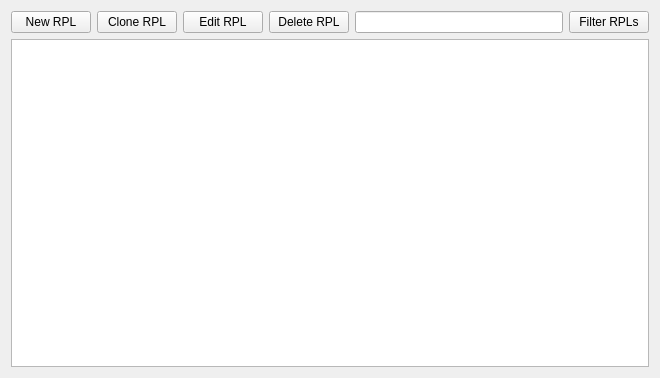
<?xml version="1.0" encoding="UTF-8"?>
<ui version="4.0">
 <class>RplBrowser</class>
 <widget class="QWidget" name="RplBrowser">
  <property name="geometry">
   <rect>
    <x>0</x>
    <y>0</y>
    <width>660</width>
    <height>378</height>
   </rect>
  </property>
  <property name="windowTitle">
   <string>RPL list</string>
  </property>
  <layout class="QGridLayout" name="gridLayout">
   <item row="0" column="0">
    <widget class="QPushButton" name="createButton">
     <property name="toolTip">
      <string>Create new RPL</string>
     </property>
     <property name="statusTip">
      <string>Create new RPL</string>
     </property>
     <property name="text">
      <string>New RPL</string>
     </property>
    </widget>
   </item>
   <item row="0" column="1">
    <widget class="QPushButton" name="cloneButton">
     <property name="toolTip">
      <string>Create copy of selected RPL</string>
     </property>
     <property name="statusTip">
      <string>Create copy of selected RPL</string>
     </property>
     <property name="text">
      <string>Clone RPL</string>
     </property>
    </widget>
   </item>
   <item row="0" column="2">
    <widget class="QPushButton" name="editButton">
     <property name="toolTip">
      <string>Edit selected RPL</string>
     </property>
     <property name="statusTip">
      <string>Edit selected RPL</string>
     </property>
     <property name="text">
      <string>Edit RPL</string>
     </property>
    </widget>
   </item>
   <item row="0" column="3">
    <widget class="QPushButton" name="deleteButton">
     <property name="toolTip">
      <string>Delete selected RPL</string>
     </property>
     <property name="statusTip">
      <string>Delete selected RPL</string>
     </property>
     <property name="text">
      <string>Delete RPL</string>
     </property>
    </widget>
   </item>
   <item row="0" column="4">
    <widget class="QLineEdit" name="filterEdit"/>
   </item>
   <item row="0" column="5">
    <widget class="QPushButton" name="filterButton">
     <property name="toolTip">
      <string>Filter RPLs by specified text</string>
     </property>
     <property name="statusTip">
      <string>Filter RPLs by specified text</string>
     </property>
     <property name="text">
      <string>Filter RPLs</string>
     </property>
     <property name="checkable">
      <bool>true</bool>
     </property>
     <property name="checked">
      <bool>false</bool>
     </property>
    </widget>
   </item>
   <item row="1" column="0" colspan="6">
    <widget class="QtSqlTableView" name="table">
     <property name="autoScroll">
      <bool>false</bool>
     </property>
     <property name="editTriggers">
      <set>QAbstractItemView::NoEditTriggers</set>
     </property>
     <property name="alternatingRowColors">
      <bool>true</bool>
     </property>
     <property name="selectionMode">
      <enum>QAbstractItemView::SingleSelection</enum>
     </property>
     <property name="selectionBehavior">
      <enum>QAbstractItemView::SelectRows</enum>
     </property>
     <property name="verticalScrollMode">
      <enum>QAbstractItemView::ScrollPerPixel</enum>
     </property>
    </widget>
   </item>
  </layout>
 </widget>
 <customwidgets>
  <customwidget>
   <class>QtSqlTableView</class>
   <extends>QTableView</extends>
   <header>qtsqltableview.h</header>
  </customwidget>
 </customwidgets>
 <resources/>
 <connections/>
</ui>
